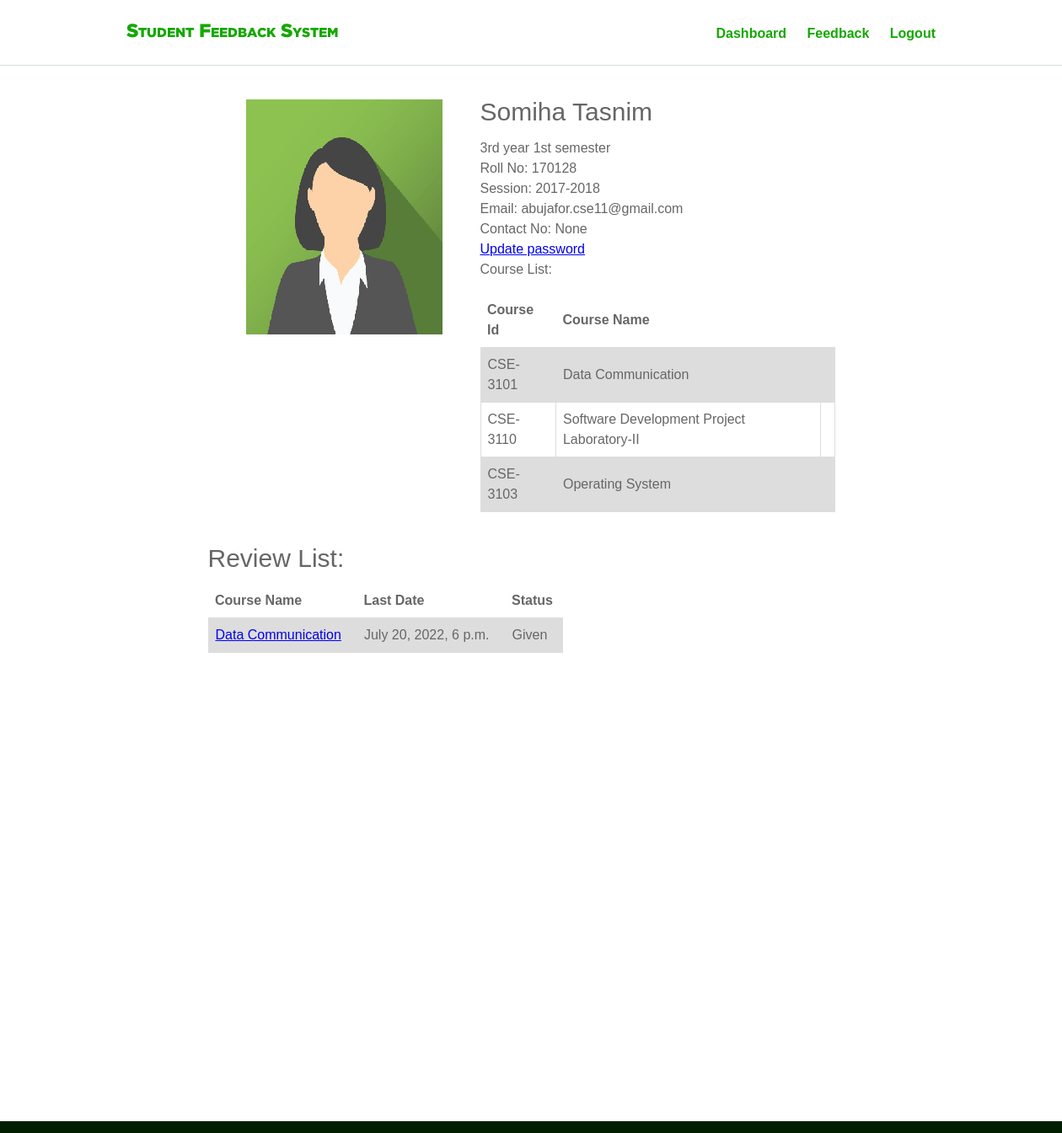
The app's page / (signed in) with its own data.
### account/models.py (models this page shows, shortened)
class StudentProfile(models.Model):
    user = models.ForeignKey(User, on_delete=models.CASCADE)
    profile_pic = models.ImageField(upload_to='profile_pic', default='img_avatar2.png')
    dept = models.ForeignKey(Dept, on_delete=models.CASCADE)
    batch = models.ForeignKey(Batch, on_delete=models.CASCADE)
    year_semester = models.ForeignKey(Semester, default="", on_delete=models.CASCADE)
    contantnum = models.CharField(max_length=15, blank=True, null=True)
    pass_updated = models.BooleanField(default=False)

class Semester(models.Model):
    name = models.CharField(max_length=200, unique=True)
    def __str__(self):
        return self.name

class Batch(models.Model):
    name = models.CharField(max_length=200, unique=True)
    def __str__(self):
        return self.name

### main/models.py (models this page shows, shortened)
class SemesterSubject(models.Model):
    semester = models.ForeignKey(Semester, on_delete=models.CASCADE)
    subject = models.ForeignKey(Subject, on_delete=models.CASCADE)
    def __str__(self):
        return str(self.subject.name)

class Subject(models.Model):
    name = models.CharField(max_length=250, blank=False)
    dept = models.ForeignKey(Dept, on_delete=models.CASCADE)
    subcode = models.CharField(max_length=50, unique=True)
    class Meta:
        ordering = ['subcode']
    def __str__(self):
        return self.name

class ReviewSet(models.Model):
    name = models.CharField(max_length=200, blank=True)
    semester = models.ForeignKey(Semester, default="", on_delete=models.CASCADE)
    teacher = models.ForeignKey(Teacher, default="", on_delete=models.CASCADE)
    dept = models.ForeignKey(Dept, default="", on_delete=models.CASCADE)
    subject = models.ForeignKey(Subject, default="", on_delete=models.CASCADE)
    question = models.ManyToManyField(Question)
    created = models.DateTimeField(default=datetime.now)
    endtime = models.DateTimeField( blank=True,null=True)
    stop = models.BooleanField(default=False)

### account/views.py (the view, shortened to what this page needs)
# urls.py: url(r'^$', views.home, name="home"),
@login_required(login_url = '/login/')
def home(request):
    user = request.user
    students = StudentProfile.objects.filter(user=user)
    teachers = Teacher.objects.filter(user=user)
    if students:
        student = get_object_or_404(StudentProfile, user=user)
        if student.pass_updated:
            subjects = SemesterSubject.objects.filter(semester=student.year_semester)
            reviews = ReviewSet.objects.filter(semester = student.year_semester, dept=student.dept)
            list = []
            for rev in reviews:
                now = datetime.utcnow().replace(tzinfo=utc)
                given = Review.objects.filter(reviewfor=rev, user=user)
                if given:
                    list.append('Given')
                elif rev.endtime < now:
                    list.append('Time Over')
                else:
                    list.append('Not Given')
            reviewslist = zip(reviews, list)
            context = {
                'stuprofile' : student,
                'user' : user,
                'subjects' : subjects,
                'reviewslist' : reviewslist,
            }
            return render(request, 'studentdashboard.html', context)
        else:
            return render(request, 'passwordnotupdated.html')
    elif user.is_staff:
        return render(request, 'admindashboard.html')
    else:
        return render(request, 'usernotgivenrole.html')

### templates/studentdashboard.html
{% extends 'master.html' %}
{% load static %}
{% block body %}
{% include 'navbar.html' %}
<section id="hero_area">
    <div class="inner_hero container">
        <img src="{{ stuprofile.profile_pic.url }}" alt="" class="alignleft">
        <h4>{{stuprofile.user.first_name}} {{stuprofile.user.last_name}}</h4>
        <p>
            {{stuprofile.year_semester}}<br>
            Roll No: {{user.username}} <br>
            Session: {{stuprofile.batch}}<br>
            Email: {{user.email}}<br>
            Contact No: {{stuprofile.contantnum}}<br>
            <a href="{% url 'changepass' %}">Update password</a>
            <br>
            Course List: <br>
        </p>
        <table>
            <tr>
                <th>Course Id</th>
                <th>Course Name</th>
            </tr>
            {% for i in subjects %}
            <tr>
                <td>{{i.subject.subcode}}</td>
                <td>{{ i }}</td>
                <td>{{ i.subject.}}</td>
            </tr>
            {% endfor %}
        </table>
      <h4>Review List:</h4>
        <table>
            <tr>
                <th>Course Name</th>
                <th>Last Date</th>
                <th>Status</th>
            </tr>
            {% for i, status in reviewslist %}
            <tr>
                <td><a href="{% url 'submitanswer' pk=i.id %}"> {{ i.subject }}</a></td>
                <td>{{ i.endtime }}</td>
                <td>{{ status }}</td>
            </tr>
            {% endfor %}
        </table>
    </div>
</section>
{% endblock %}

### static/css/style.css (style rules this page uses)
html { position: relative; min-height: 100%; }
body { color: #666666; font-family: Georgia, sans-serif; font-size: 16px; line-height: 1.5em; margin: 0; margin-bottom: 170px; }
.container { margin: 0 auto; max-width: 960px; width: 96%; }
img { max-width: 100%; height: auto; }
.alignleft { float: left; margin-right: 15px; margin-bottom: 15px; }
#hero_area { background: #fff; margin: 40px; padding: 0; }
.inner_hero { overflow: visible; display: block; width: 65%; }
.inner_hero img { margin-right: 45px; margin-bottom: 0; margin-left: 45px; }
.inner_hero h4 { color: #666666; font-size: 30px; line-height: 1em; font-weight: normal; margin-bottom: 15px; }
.inner_hero p { color: #666666; font-size: 16px; font-weight: normal; }
.inner_hero table { border-collapse: collapse; width: 55%; }
.inner_hero td, th { border: 1px solid #dddddd; text-align: left; padding: 8px; }
.inner_hero tr:nth-child(even) { background-color: #dddddd; }
.inner_feedback td, th { border: 1px solid #dddddd; text-align: left; padding: 8px; }
.inner_feedbackstatistics td, th { border: none; text-align: left; padding: 8px; }

### records on screen
StudentProfile: profile_pic (picture), user.first_name "Somiha", user.last_name "Tasnim", year_semester "3rd year 1st semester", batch "2017-2018", contantnum "None"
SemesterSubject: subject.subcode "CSE-3101", subject.name "Data Communication"
SemesterSubject: subject.subcode "CSE-3110", subject.name "Software Development Project Laboratory-II"
SemesterSubject: subject.subcode "CSE-3103", subject.name "Operating System"
ReviewSet: subject "Data Communication", endtime "July 20, 2022, 6 p.m.", status "Given"

### other values on screen
{{ user.username }} "170128"
{{ user.email }} "abujafor.cse11@gmail.com"
